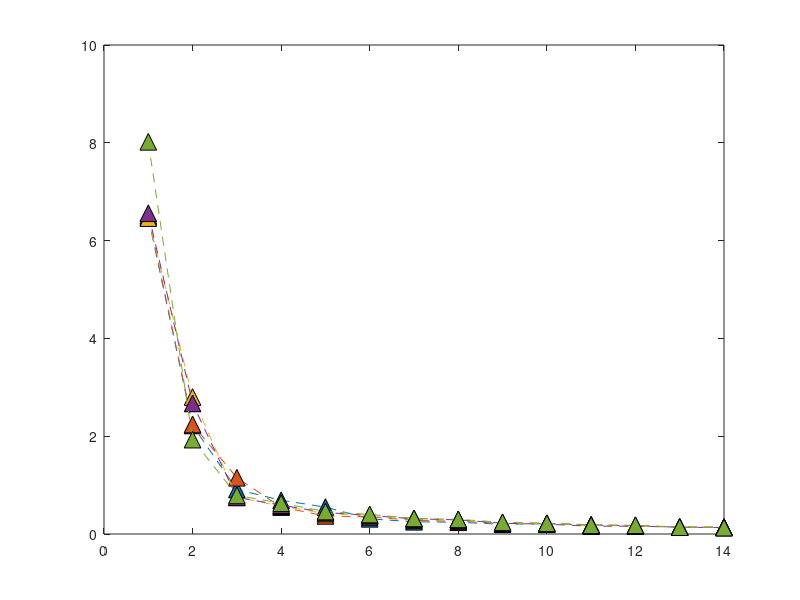

Recreate this plot in MATLAB. (Note: this script raises an error after producing the figure.)
clear;
close all;
%AS3959 firebrand mass flux horizontal distribution Mallee FDI100 

Firebrand_flux_BAL12p5 = [6.48	2.22	0.91	0.69	0.55	0.31	0.25	0.24	0.20	0.21	0.18	0.17	0.14	0.14];
Firebrand_flux_BAL19 = [6.51	2.24	1.15	0.55	0.37	0.35	0.28	0.26	0.22	0.22	0.19	0.17	0.14	0.14];
Firebrand_flux_BAL29 = [6.46	2.80	0.75	0.57	0.42	0.38	0.31	0.29	0.23	0.21	0.18	0.16	0.14	0.14];
Firebrand_flux_BAL40 = [6.56	2.67	0.75	0.59	0.44	0.38	0.31	0.29	0.22	0.20	0.16	0.16	0.14	0.13];
Firebrand_flux_BALFZ = [8.02	1.93	0.79	0.63	0.46	0.40	0.32	0.30	0.24	0.22	0.18	0.18	0.14	0.13];

plot([Firebrand_flux_BAL12p5],'^--','MarkerSize',12,'MarkerEdgeColor','black','MarkerFaceColor',[0, 0.4470, 0.7410]);
hold on
plot([Firebrand_flux_BAL19],'^--','MarkerSize',12,'MarkerEdgeColor','black','MarkerFaceColor',[0.8500, 0.3250, 0.0980]);
plot([Firebrand_flux_BAL29],'^--','MarkerSize',12,'MarkerEdgeColor','black','MarkerFaceColor',[0.9290, 0.6940, 0.1250]);
plot([Firebrand_flux_BAL40],'^--','MarkerSize',12,'MarkerEdgeColor','black','MarkerFaceColor',[0.4940, 0.1840, 0.5560]);
plot([Firebrand_flux_BALFZ],'^--','MarkerSize',12,'MarkerEdgeColor','black','MarkerFaceColor',[0.4660, 0.6740, 0.1880]);
ax = gca;
ax.XTickLabels = {'x=132 m~138 m','x=138 m~144 m','x=144 m~150 m','x=150 m~ 156 m','x=156 m~162 m','x=162 m~168 m','x=168 m~174 m','x=174 m~180 m','x=180 m~186 m','x=186 m~192 m','x=192 m~198 m','x=198 m~204 m','x=204 m~210 m','x=210 m~216 m'};

grid on;


box on
xtickangle(45)
xlabel('Location of the horizontal plane','FontWeight','bold','FontSize',20,...
    'FontName','Calibri');
ylabel('Firebrand mass flux (kg.s^{-1})','FontWeight','bold','FontSize',20,...
    'FontName','Calibri');

set(gca,'fontsize',18);

legend('BAL 12.5','BAL 19','BAL 29','BAL 40','BAL FZ')
